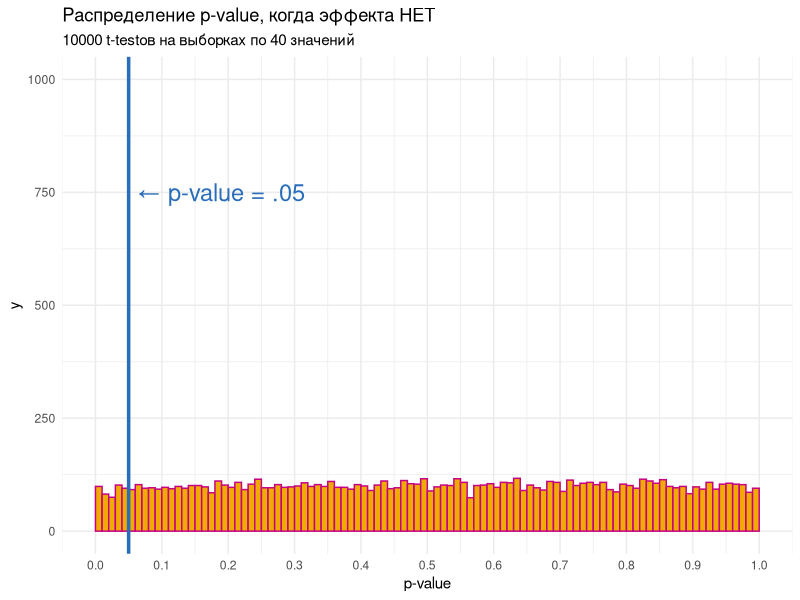
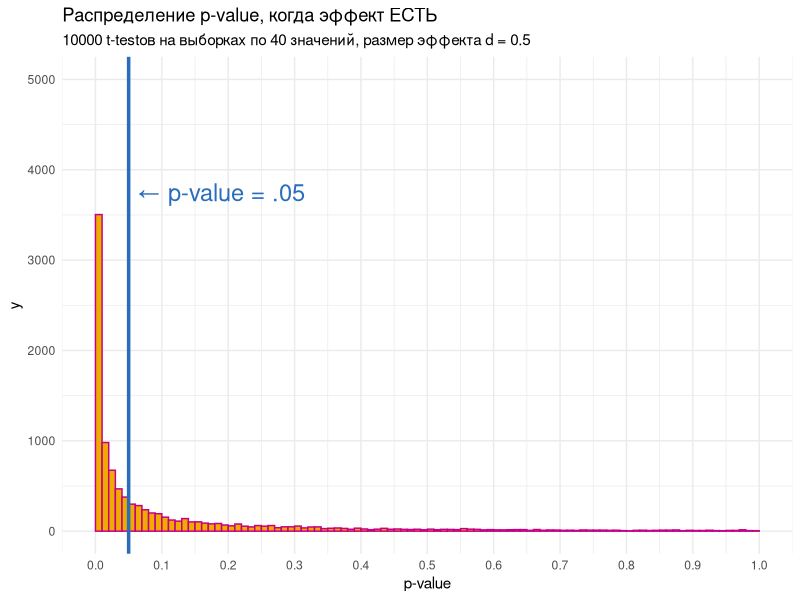

These charts were generated, in order, by the following R code:
# Подключаем пакеты! ------------------------------------------------------

library(tidyverse)
library(patchwork)
library(lme4)
library(lmerTest)

# Отключаем научную запись числа ------------------------------------------

options(scipen = 999)

# Задаем параметры симуляции ----------------------------------------------
n <- 40
eff <- .5
sim_n <- 10000

# Эффекта нет -------------------------------------------------------------

set.seed(0)
t.test(rnorm(n), rnorm(n), var.equal = TRUE)

many_p <- replicate(sim_n, t.test(rnorm(n), rnorm(n), var.equal = TRUE)$p.value)
mean(many_p < .05)
ggplot(data.frame(many_p), aes(x = many_p)) +
  geom_histogram(bins = 30, fill = "#F0AB00FF", colour = "#C50084FF", breaks = seq(0, 1, .01)) +
  geom_vline(xintercept = .05, colour = "#2A6EBBFF", size = 1.2) +
  annotate("text", label = str_glue("← p-value = .05"),
           x = .05, y = sim_n/10 * .75, size = 6, colour = "#2A6EBBFF", hjust = -0.05
  ) +
  scale_x_continuous(breaks = seq(0, 1, .1)) +
  ylim(c(0, sim_n/10)) +
  labs(
    title = str_glue("Распределение p-value, когда эффекта НЕТ"),
    subtitle = str_glue(
      "{sim_n} t-testов на выборках по {n} значений"
    ),
    x = "p-value"
  ) +
  theme_minimal()

# Эффект есть -------------------------------------------------------------

t.test(rnorm(n), rnorm(n, mean = eff), var.equal = TRUE)

many_p_eff <- replicate(sim_n, t.test(rnorm(n), rnorm(n, mean = eff), var.equal = TRUE)$p.value)
mean(many_p_eff < .05)
ggplot(data.frame(many_p_eff), aes(x = many_p_eff)) +
  geom_histogram(bins = 30, fill = "#F0AB00FF", colour = "#C50084FF", breaks = seq(0, 1, .01)) +
  geom_vline(xintercept = .05, colour = "#2A6EBBFF", size = 1.2) +
  annotate("text", label = str_glue("← p-value = .05"),
           x = .05, y = sim_n/2 * .75, size = 6, colour = "#2A6EBBFF", hjust = -0.05
  ) +
  scale_x_continuous(breaks = seq(0, 1, .1)) +
  ylim(c(0, sim_n/2)) +
  labs(
    title = str_glue("Распределение p-value, когда эффект ЕСТЬ"),
    subtitle = str_glue(
      "{sim_n} t-testов на выборках по {n} значений, размер эффекта d = {eff}"
    ),
    x = "p-value"
  ) +
  theme_minimal()
